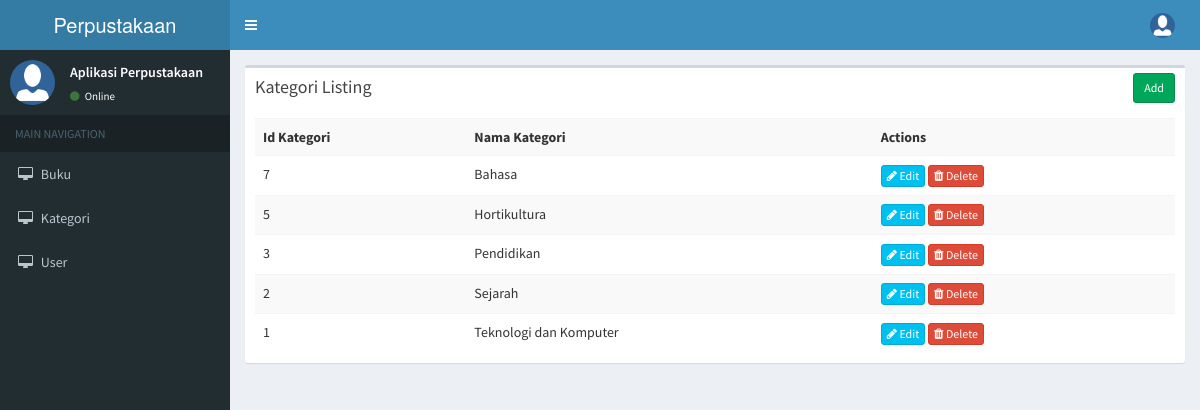
Page /index.php/kategori on the committed database.
### tables this page shows
CREATE TABLE `kategori` (
  `id_kategori` int(11) NOT NULL,
  `nama_kategori` varchar(200) NOT NULL
);

### application/controllers/Kategori.php (called while the page is built, shortened)
<?php
class Kategori extends CI_Controller{
    function __construct()
    {
        $this->load->model('Kategori_model');
    }
    function index()
    {
        $data['kategori'] = $this->Kategori_model->get_all_kategori();
        $data['_view'] = 'kategori/index';
        $this->load->view('layouts/main',$data);
    }
}

### index.php (called while the page is built, shortened)
<?php
require_once BASEPATH.'core/CodeIgniter.php';

### application/models/Kategori_model.php (called while the page is built, shortened)
<?php
class Kategori_model extends CI_Model
{
    function get_all_kategori()
    {
        $this->db->order_by('id_kategori', 'desc');
        return $this->db->get('kategori')->result_array();
    }
}

### application/views/kategori/index.php (the view)
<div class="row">
    <div class="col-md-12">
        <div class="box">
            <div class="box-header">
                <h3 class="box-title">Kategori Listing</h3>
            	<div class="box-tools">
                    <a href="<?php echo site_url('kategori/add'); ?>" class="btn btn-success btn-sm">Add</a>
                </div>
            </div>
            <div class="box-body">
                <table class="table table-striped">
                    <tr>
						<th>Id Kategori</th>
						<th>Nama Kategori</th>
						<th>Actions</th>
                    </tr>
                    <?php foreach($kategori as $k){ ?>
                    <tr>
						<td><?php echo $k['id_kategori']; ?></td>
						<td><?php echo $k['nama_kategori']; ?></td>
						<td>
                            <a href="<?php echo site_url('kategori/edit/'.$k['id_kategori']); ?>" class="btn btn-info btn-xs"><span class="fa fa-pencil"></span> Edit</a>
                            <a href="<?php echo site_url('kategori/remove/'.$k['id_kategori']); ?>" class="btn btn-danger btn-xs"><span class="fa fa-trash"></span> Delete</a>
                        </td>
                    </tr>
                    <?php } ?>
                </table>
            </div>
        </div>
    </div>
</div>

### rows in the picture
kategori: id_kategori "7", nama_kategori "Bahasa"
kategori: id_kategori "5", nama_kategori "Hortikultura"
kategori: id_kategori "3", nama_kategori "Pendidikan"
kategori: id_kategori "2", nama_kategori "Sejarah"
kategori: id_kategori "1", nama_kategori "Teknologi dan Komputer"
